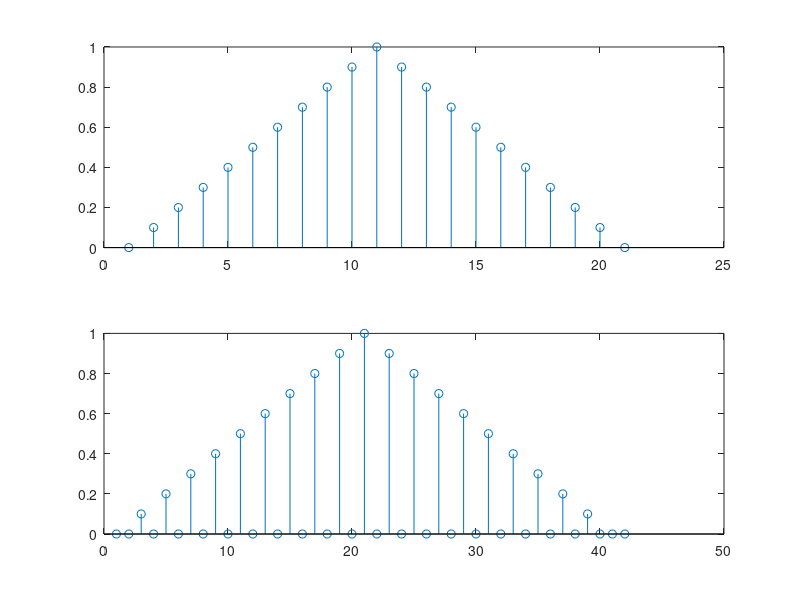
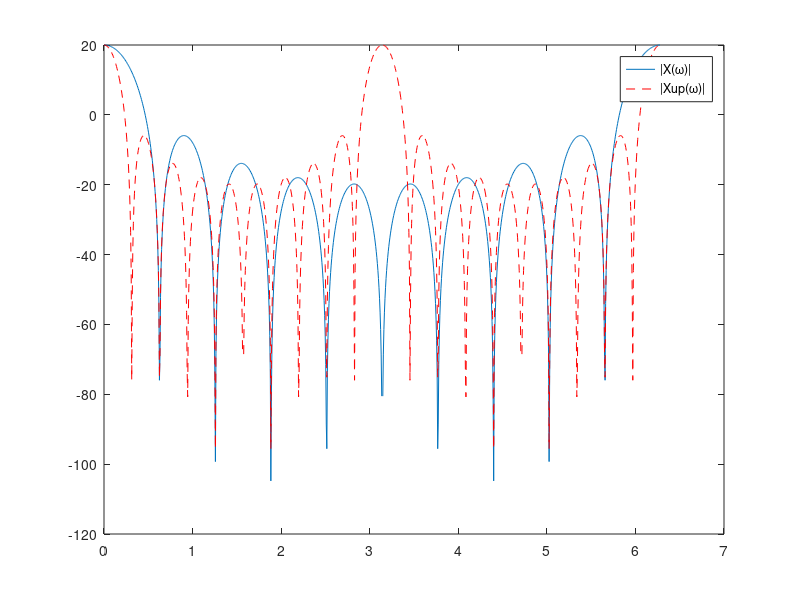
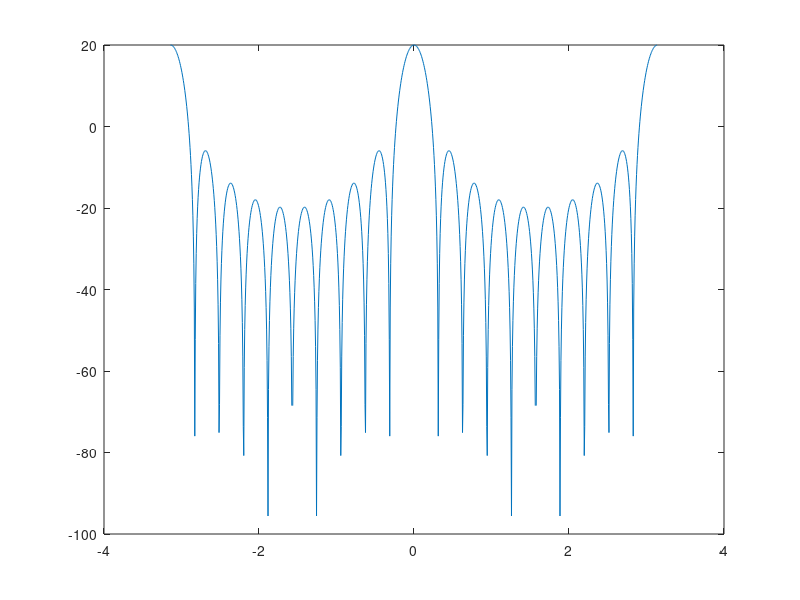
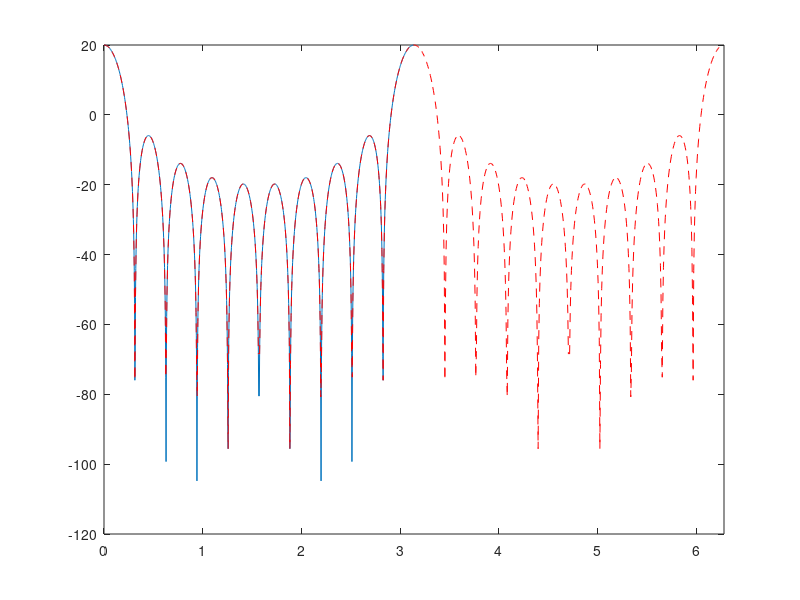

MATLAB code for these plots, in order:
clc
clear all
close all

N = 21;
x = bartlett(N);
x_up = zeros(2*N, 1);
x_up(1:2:end) = x;

figure, subplot(211), stem(x)
subplot(212), stem(x_up)


Nfft=1024
X=fft(x,Nfft);
X_up=fft(x_up,Nfft);
w=2*pi*[0:Nfft-1]/Nfft;
figure, plot(w, 20*log10(abs(X)));
hold on
plot(w, 20*log10(abs(X_up)), 'r--');
hold off
legend('|X(\omega)|', '|Xup(\omega)|') ;
figure, plot(2*pi*[-Nfft/2:Nfft/2-1]/Nfft, fftshift(10*log10(abs(X_up).^2 )));


figure, plot(w/2,20*log10(abs(X)))
xlim([0, 2*pi])
hold on
plot(w, 10*log10(abs(X_up).^2 ), 'r--');
hold off
